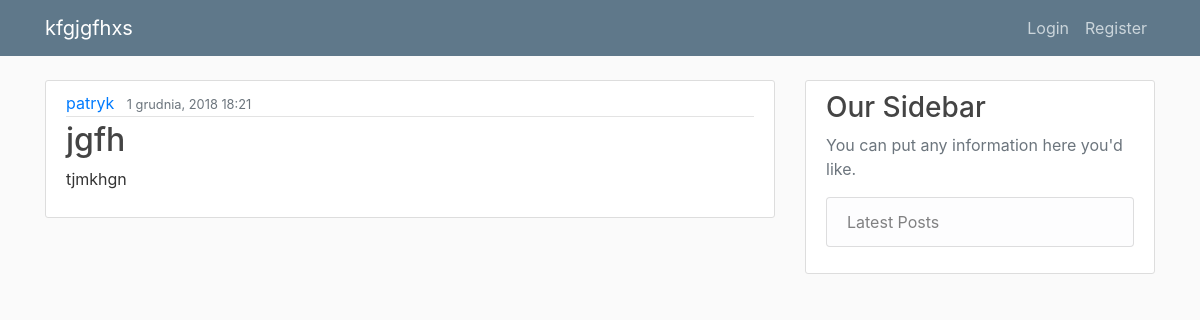
The app's page /post/2/ with its own data.
### blog/models.py (models this page shows, shortened)
class Post(models.Model):
    title = models.CharField(max_length=100)
    content = models.TextField()
    date_posted = models.DateTimeField(default=timezone.now)
    author = models.ForeignKey(User, on_delete=models.CASCADE)

### blog/views.py (the view)
# urls.py: path('post/<int:pk>/', PostDetailView.as_view(), name='post-detail'),
class PostDetailView(DetailView):
    model = Post

### blog/templates/blog/post_detail.html (shortened to what this page needs)
{% extends "blog/index.html" %}
{% block content %}
  <article class="media content-section">
    <div class="media-body">
      <div class="article-metadata">
        <a class="mr-2" href="#">{{ object.author }}</a>
        <small class="text-muted">{{ object.date_posted|date:"j E, Y G:i" }}</small>
      </div>
      <h2 class="article-title">{{ object.title }}</h2>
      <p class="article-content">{{ object.content }}</p>
    </div>
  </article>
{% endblock content %}

### blog/static/blog/main.css (style rules this page uses)
body { background: #fafafa; color: #333333; margin-top: 5rem; }
h1, h2, h3, h4, h5, h6 { color: #444444; }
.content-section { background: #ffffff; padding: 10px 20px; border: 1px solid #dddddd; border-radius: 3px; margin-bottom: 20px; }
.article-title { color: #444444; }
.article-content { white-space: pre-line; }
.article-metadata { padding-bottom: 1px; margin-bottom: 4px; border-bottom: 1px solid #e3e3e3 }

### records on screen
Post: author "patryk", date_posted "1 grudnia, 2018 18:21", title "jgfh", content "tjmkhgn"
